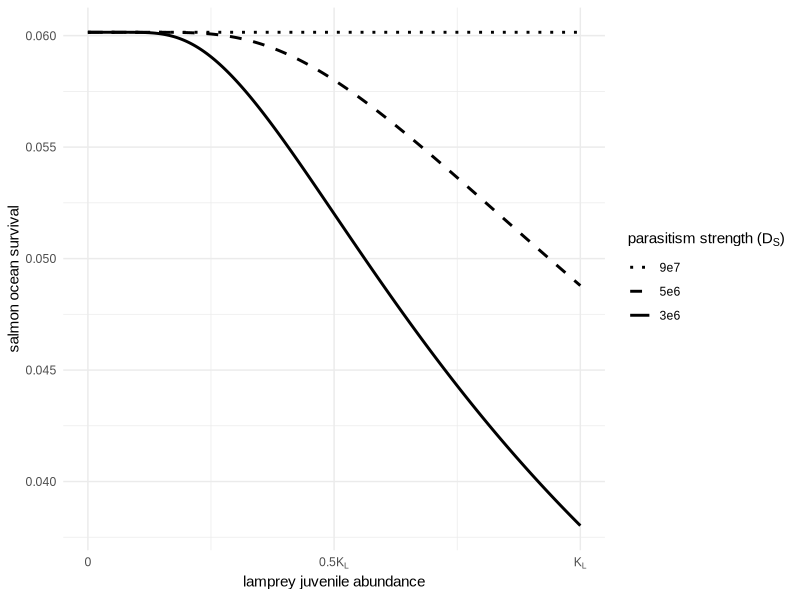

Reproduce this figure in R.
library(tidyverse)
library(patchwork)

params <- list (
  # MSFR
  b = c(NA, NA), # attack rate [lamprey, salmon]
  q = NA, # attack rate density dependence
  h = c(NA, NA), # handling time [lamprey, salmon]
  # growth
  alpha_S = 250 * 0.9, # combined spawner mortality and intrinsic growth rate
  alpha_L = 250 * 0.65, # combined spawner mortality and intrinsic growth rate
  K_L = 3000000, # lamprey carrying capacity
  K_S = 3000000, # salmon carrying capacity
  # ocean survival
  mO_ddS = 2e7, # salmon ocean survival (function of lamprey density)
  mO_ddL = 5e-5, # lamprey ocean survival (function of salmon density)
  mO_surv = 8 / (8 + 125), # shared density-ind ocean survival
  # pinnipeds
  P_mean = 10000 # mean number of pinnipeds
)


# plot parasitism
dd <- c(9e7, 5e6, 3e6)
L <- seq(0, params$K_L, 10000)
surv <- params$mO_surv
para_data <- data.frame(
  L = L,
  dd1 = (1 - exp(-dd[1] / (L + 1e-6))) * surv,
  dd2 = (1 - exp(-dd[2] / (L + 1e-6))) * surv,
  dd3 = (1 - exp(-dd[3] / (L + 1e-6))) * surv
) %>% 
  pivot_longer(cols = -L,
               values_to = "survival",
               names_to = "dd_param")

para_plot <- ggplot(data = para_data) +
  geom_line(aes(x = L, y = survival, linetype = as.factor(dd_param)),
            size = 1) +
  labs(x = expression("lamprey juvenile abundance"), 
       y = expression("salmon ocean survival"), 
       linetype = expression("parasitism strength (" * D[S] * ")")) +
  scale_x_continuous(breaks = c(0, 1.5e6, 3e6),
                     labels = c("0", expression("0.5" * K[L]), 
                                expression(K[L]))) +
  scale_linetype_manual(values = c("dotted", "dashed", "solid"),
                        labels = c("9e7", "5e6", "3e6")) +
  theme_minimal(base_family = "Arial")
ggsave("figures/parasitism.svg",
       para_plot, dpi = 400, height = 3, width = 5)


